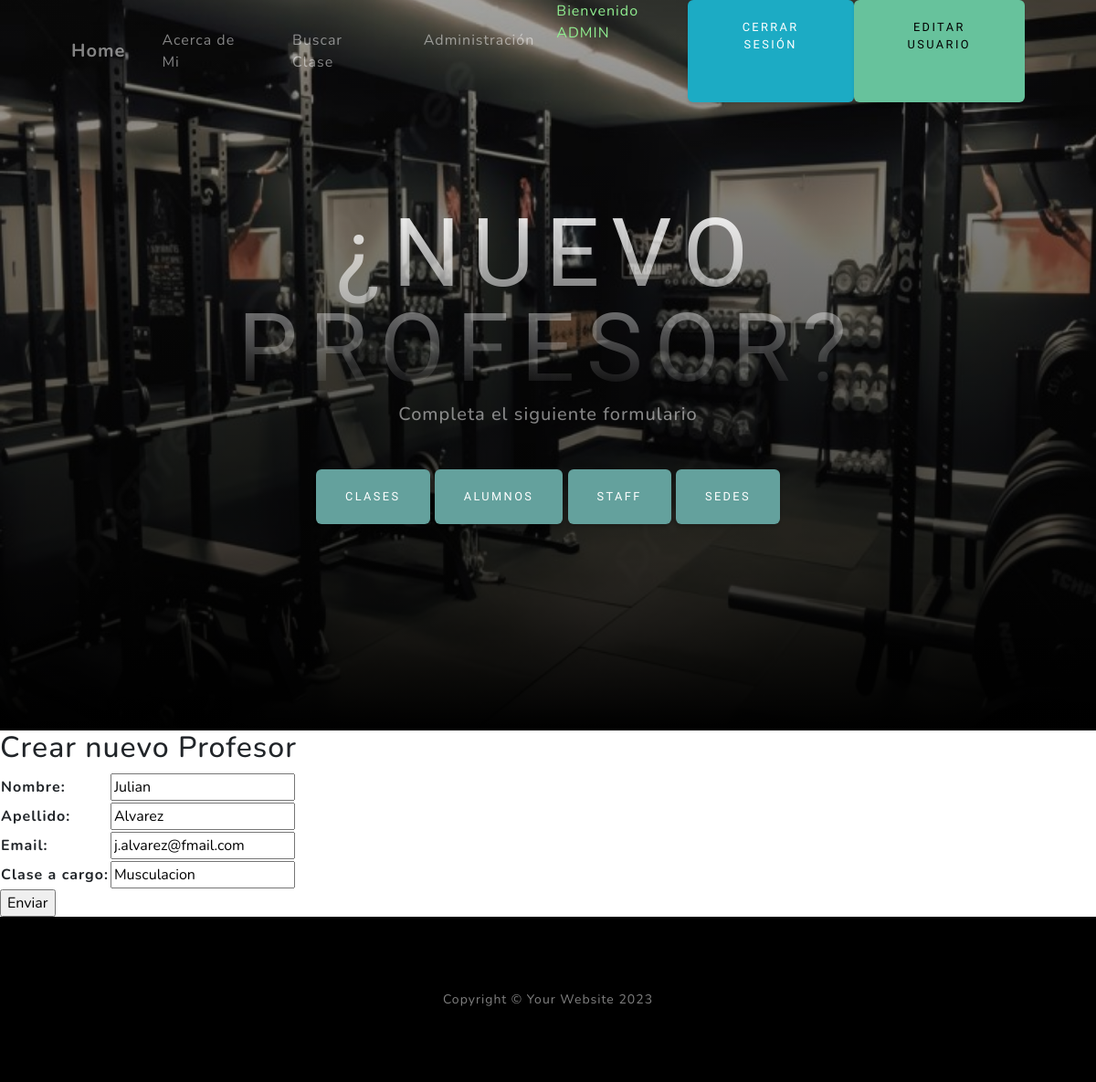
Screenshot of /appDiego/update_profesor/1 (signed in) with the database file from the repository.
### appDiego/models.py (models this page shows, shortened)
class Profesor(models.Model):
    nombre= models.CharField(max_length=50)
    apellido=models.CharField(max_length=50)
    email=models.EmailField()
    clase_a_cargo = models.CharField(max_length=50)

### appDiego/views.py (the view)
# urls.py: path('update_profesor/<int:pk>', ProfesorUpdate.as_view(), name='update_profesor' ),
class ProfesorUpdate(LoginRequiredMixin,UpdateView):
    model = Profesor
    fields = ['nombre', 'apellido', 'email', 'clase_a_cargo']
    success_url = reverse_lazy('profesores')

### appDiego/templates/appDiego/profesor_form.html (shortened to what this page needs)
{% extends 'appDiego/base.html' %}
{% load static %}
{%block frase%}
Completa el siguiente formulario
{%endblock frase%}
{%block header%}
¿Nuevo profesor?
{%endblock header%}
{% block primario %}
<h2>Crear nuevo Profesor</h2>
<form action="" method="post">
    <table>
        {{form.as_table}}
    </table>
    <input type="submit" value="Enviar">
</form>
{% endblock primario %}

### appDiego/templates/appDiego/base.html (shortened to what this page needs)
<!DOCTYPE html>
<html lang="en">
    <head>
        {% load static %}
        <link rel="stylesheet" href="https://cdnjs.cloudflare.com/ajax/libs/font-awesome/5.15.3/css/all.min.css">
        <link href="{% static 'appDiego/css/styles.css' %}" rel="stylesheet" />
    </head>
    <body id="page-top">
        <nav class="navbar navbar-expand-lg navbar-light fixed-top" id="mainNav">
            <div class="container px-4 px-lg-5">
                <a class="navbar-brand" href="{% url 'inicio' %}">Home</a>
                <div class="collapse navbar-collapse" id="navbarResponsive">
                    <ul class="navbar-nav ms-auto">
                    {% if user.is_authenticated %}
                        <li class="nav-item"><a class="nav-link" href="{% url 'sobre_mi' %}">Acerca de Mi</a></li>
                        <li class="nav-item"><a class="nav-link" href="{% url 'buscar_clase' %}">Buscar Clase</a></li>
                        <li class="nav-item"><a class="nav-link" href="{% url 'admin:index' %}">Administración</a></li>
                        <p style="color: lightgreen">Bienvenido {{user.username|upper}}</p>
                        <a class="btn btn-info" href="{% url 'logout' %}">Cerrar Sesión</a>
                        <a class="btn btn-success" href="{% url 'editar_usuario' %}">Editar Usuario</a>
                    {% else %}
                        <li class="nav-item"><a class="nav-link" href="{% url 'admin:index' %}">Administración</a></li>
                        <a class="btn btn-info" href="{% url 'login' %}">Iniciar Sesión</a>
                        <a class="btn btn-danger" href="{% url 'register' %}">Registrarse</a>
                    {% endif %}
                    </ul>
                </div>
            </div>
        </nav>
        <header class="masthead">
            <div class="container px-4 px-lg-5 d-flex h-100 align-items-center justify-content-center">
                <div class="d-flex justify-content-center">
                    <div class="text-center">
                        <h1 class="mx-auto my-0 text-uppercase">
                            {%block header%}{%endblock header%}
                        </h1>
                        <h2 class="text-white-50 mx-auto mt-2 mb-5">
                            {%block frase%}{%endblock frase%}
                        {% if user.is_authenticated %}
                        </h2>
                        <a class="btn btn-primary" href="{% url 'clases' %}">Clases</a>
                        <a class="btn btn-primary" href="{% url 'alumnos' %}">Alumnos</a>
                        <a class="btn btn-primary" href="{% url 'profesores' %}">Staff</a>
                        <a class="btn btn-primary" href="{% url 'sedes' %}">Sedes</a>
                        {% endif %}
                    </div>
                </div>
            </div>
        </header>
        {%block primario%}
        {%endblock primario%}
        <footer class="footer bg-black small text-center text-white-50"><div class="container px-4 px-lg-5">Copyright &copy; Your Website 2023</div></footer>
    </body>
</html>

### rows the page displays
Profesor: nombre "Julian", apellido "Alvarez", email "j.alvarez@fmail.com", clase_a_cargo "Musculacion"

### other values shown
{{ user.username|upper }} "ADMIN"
